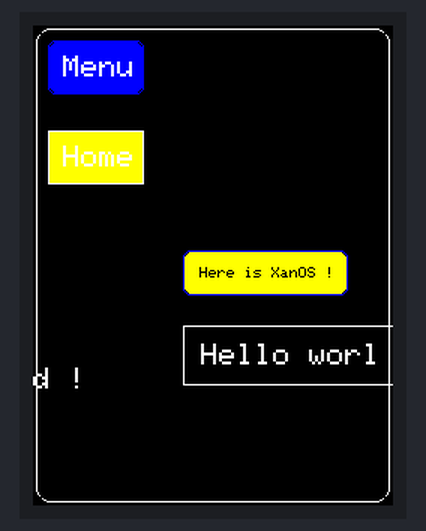
This sketch was run on a simulated Arduino Uno, built with avr-gcc and run on an emulated ATmega328P. Shown: 240×320 colour display.

Above: at 0.4 s.

The sketch:

xanosf.ino
```cpp
#if defined(__SAM3X8E__)
    #undef __FlashStringHelper::F(string_literal)
    #define F(string_literal) string_literal
#endif

// import packages
#include <Adafruit_GFX.h>
#include <Adafruit_TFTLCD.h>
#include <TouchScreen.h>
#include <SoftwareSerial.h>
#include "Button.h"
#include "Text.h"
#include <MCUFRIEND_kbv.h>

// Define variables
#define YP A2
#define XM A3
#define YM 8
#define XP 9

#define TS_MINX 130
#define TS_MAXX 905

#define TS_MINY 75
#define TS_MAXY 930

#define LCD_CS A3
#define LCD_CD A2
#define LCD_WR A1
#define LCD_RD A0
#define LCD_RESET A4

#define	BLACK   0x0000
#define	BLUE    0x001F
#define	RED     0xF800
#define	GREEN   0x07E0
#define CYAN    0x07FF
#define MAGENTA 0xF81F
#define YELLOW  0xFFE0
#define WHITE   0xFFFF

#define BOXSIZE 40
#define PENRADIUS 2

#define MINPRESSURE 10
#define MAXPRESSURE 1000

int oldcolor, currentcolor;
int co2Value = 0;
int temperatureValue = 0;
String message;
String receivedMessage;
String co2Label = "CO2: ";
String temperatureLabel = "Temperature: ";
int loopTime = 0;

MCUFRIEND_kbv tft;
TouchScreen ts = TouchScreen(XP, YP, XM, YM, 300);

void eraseScreen(int x=5, int y=5, int width=tft.width()-10, int height=tft.height()-10) {
    tft.fillRect(x, y, width, height, BLACK);
}

void sendToBackend(String message) {
    Serial.println(message);
}

void parseReceivedMessage(String receivedMessage) {
    int co2Index = receivedMessage.indexOf("CO2:") + 4;
    int tempIndex = receivedMessage.indexOf("Temperature:") + 12;

    co2Value = receivedMessage.substring(co2Index, receivedMessage.indexOf(",", co2Index)).toInt();
    temperatureValue = receivedMessage.substring(tempIndex).toInt();
}

void readFromBackend() {
    tft.print("Calling readFromBackend");
    tft.setCursor(50, 360);

    if (Serial.available() > 0) {
        eraseScreen(45, 360, 100, 10);
        tft.print("available");
    } else {
        eraseScreen(45, 360, 100, 10);
        tft.print("Not available");
    }

    while (Serial.available()) {
      char receivedChar = Serial.read();
        if (receivedChar == '\n') {
            parseReceivedMessage(receivedMessage);
            receivedMessage = "";
        } else {
            receivedMessage += receivedChar;
        }
    }
}

Button button1 = Button(10, 10, "Menu", WHITE, 2, 8, true, BLUE, 5, true, BLUE, true, eraseScreen);
Button button2 = Button(10, 70, "Home", WHITE, 2, 8, true, WHITE, 0, true, YELLOW, true, eraseScreen);

Text text1 = Text(100, 200, "Hello world !", WHITE, 2, 10, true);
Text text2 = Text(100, 150, "Here is XanOS !", BLACK, 1, 10, true, BLUE, 5, true, YELLOW);


// screen 1
Text screen1Texts[2] = {text1, text2};
Button scren1Buttons[2] = {button1, button2};

// Text xWelcome = Text("Welcome to XanOS", 2, 0, WHITE, 50, 50);

void setup(void) {
    Serial.begin(9600);

    tft.reset();
    uint16_t identifier = tft.readID();
    tft.begin(identifier);
    tft.setRotation(0);

    tft.fillScreen(BLACK);
    tft.drawRoundRect(2, 2, tft.width()-4, tft.height()-4, 10, WHITE);

    // xWelcome.render();

    // delay(3000);

    eraseScreen();
}

void loop() {
    loopTime++;
    digitalWrite(13, HIGH);
    TSPoint p = ts.getPoint();
    digitalWrite(13, LOW);

    // if sharing pins, you'll need to fix the directions of the touchscreen pins
    //pinMode(XP, OUTPUT);
    pinMode(XM, OUTPUT);
    pinMode(YP, OUTPUT);
    //pinMode(YM, OUTPUT);

    for (int i=0; i<2; i++){
        scren1Buttons[i].render();
    }
    for (int i=0; i<2; i++){
        screen1Texts[i].render();
    }

    delay(1000);

    if (p.z > MINPRESSURE && p.z < MAXPRESSURE) {

        p.x = p.x + p.y;
        p.y = p.x - p.y;
        p.x = p.x - p.y;

        p.x = map(p.x, TS_MINX, TS_MAXX, tft.width(), 0);

        p.y = tft.height()-(map(p.y, TS_MINY, TS_MAXY, tft.height(), 0));
        //p.y = map(p.y, TS_MINY, TS_MAXY, tft.height(), 0);

        if (p.y < BOXSIZE) {
            oldcolor = currentcolor;

            // Click a button
            if (p.x < BOXSIZE) {
                String msg = "Red";
                sendToBackend(msg);
                currentcolor = RED;
                tft.drawRect(0, 0, BOXSIZE, BOXSIZE, WHITE);
            } else if (p.x < BOXSIZE*2) {
                String msg = "Yellow";
                sendToBackend(msg);
                currentcolor = YELLOW;
                tft.drawRect(BOXSIZE, 0, BOXSIZE, BOXSIZE, WHITE);
            } else if (p.x < BOXSIZE*3) {
                currentcolor = GREEN;
                tft.drawRect(BOXSIZE*2, 0, BOXSIZE, BOXSIZE, WHITE);
            } else if (p.x < BOXSIZE*4) {
                currentcolor = CYAN;
                tft.drawRect(BOXSIZE*3, 0, BOXSIZE, BOXSIZE, WHITE);
            } else if (p.x < BOXSIZE*5) {
                currentcolor = BLUE;
                tft.drawRect(BOXSIZE*4, 0, BOXSIZE, BOXSIZE, WHITE);
            } else if (p.x < BOXSIZE*6) {
                currentcolor = MAGENTA;
                tft.drawRect(BOXSIZE*5, 0, BOXSIZE, BOXSIZE, WHITE);
            }

        }
    }
}
```

Button.cpp
```cpp
#include "Button.h"
#include <Arduino.h>
#include <stdint.h>
#include <MCUFRIEND_kbv.h>

extern MCUFRIEND_kbv tft;

Button::Button(
    int xPos,
    int yPos,
    String text,
    uint16_t textColor,
    int textSize,
    int padding,
    bool border,
    uint16_t borderColor,
    int borderRadious,
    bool fill,
    uint16_t backgroundColor,
    bool enabled,
    Callback cb
) : Clickable(
    xPos,
    yPos,
    text.length()*textSize*6+padding*2,
    textSize*10+padding*2,
    border,
    borderColor,
    borderRadious,
    fill,
    backgroundColor,
    enabled,
    cb
), x(xPos+padding+textSize), y(yPos+padding+textSize), text(text), textSize(textSize), textColor(textColor) {}

void Button::render(){
    Clickable::render();
    tft.setCursor(x, y);
    tft.setTextColor(textColor);
    tft.setTextSize(textSize);
    tft.print(text);
}

void Button::update(String text){
    text = text;
    render();
    Clickable::update();
}
```

Button.h
```cpp
#ifndef BUTTON_H
#define BUTTON_H

#include "Clickable.h"
#include <Arduino.h>
#include <stdint.h>


class Button : public Clickable {
    public:

        typedef void (*Callback)();

        Button(
            int xPos,
            int yPos,
            String text,
            uint16_t textColor=0xFFF,
            int textSize=2,
            int padding=2,
            bool border=true,
            uint16_t borderColor=0xFFF,
            int borderRadious=2,
            bool fill=false,
            uint16_t backgroundColor=0x000,
            bool enabled=true,
            Callback cb=nullptr
        );

        void render() override;
        void update(String text);

    private:
        int x;
        int y;
        String text;
        uint16_t textColor;
        int textSize;
};


#endif // BUTTON_H
```

Clickable.cpp
```cpp
#include "Clickable.h"
#include <MCUFRIEND_kbv.h>
#include <Arduino.h>
#include <stdint.h>

extern MCUFRIEND_kbv tft;

Clickable::Clickable(
    int xPos,
    int yPos,
    int w,
    int h,
    bool border,
    uint16_t borderColor,
    int borderRadious,
    bool fill,
    uint16_t backgroundColor,
    bool enabled,
    Callback cb
) : x(xPos), y(yPos), width(w), height(h), border(border), borderColor(borderColor), borderRadious(borderRadious), fill(fill), backgroundColor(backgroundColor), enabled(enabled), callback(cb) {}

void Clickable::render() {
    if (border) {
        tft.drawRoundRect(x, y, width, height, borderRadious, borderColor);
    }
    if (fill && borderRadious == 0) {
        tft.fillRect(x+1, y+1, width-2, height-2, backgroundColor);
    }else if (fill && borderRadious > 0) {
        tft.fillRoundRect(x+1, y+1, width-2, height-2, borderRadious, backgroundColor);
    }
}

void Clickable::update() {
    render();
}

void Clickable::setBackgroundColor(uint16_t backgroundColor) {
    this->backgroundColor = backgroundColor;
}

void Clickable::setBorderColor(uint16_t borderColor) {
    this->borderColor = borderColor;
}

void Clickable::setBorder(bool border) {
    this->border = border;
}

void Clickable::setEnabled(bool enabled) {
    this->enabled = enabled;
}

void Clickable::setOnClick(Callback cb) {
    this->callback = cb;
}

void Clickable::setX(int x) {
    this->x = x;
}

void Clickable::setY(int y) {
    this->y = y;
}

void Clickable::click() {
    if (enabled && callback) {
        callback();
    }
}

bool Clickable::contains(int x, int y) {
    return (x >= this->x && x <= this->x + width && y >= this->y && y <= this->y + height);
}
```

Clickable.h
```cpp
#ifndef CLICKABLE_H
#define CLICKABLE_H

#include <Arduino.h>
#include <stdint.h>

class Clickable {

    public:
        typedef void (*Callback)();

        Clickable(
            int xPos,
            int yPos,
            int w,
            int h,
            bool border=true,
            uint16_t borderColor=0xFFF,
            int borderRadious=0,
            bool fill=false,
            uint16_t backgroundColor=0x000,
            bool enabled=true,
            Callback cb = nullptr
        );

        virtual void  render();
        virtual void update();
        void setBackgroundColor(uint16_t backgroundColor);
        void setBorderColor(uint16_t borderColor);
        void setBorder(bool border);
        void setEnabled(bool enabled);
        void setOnClick(Callback cb);
        void setX(int x);
        void setY(int y);
        void click();
        bool contains(int x, int y);

    private:
        int x;
        int y;
        int width;
        int height;
        bool border;
        uint16_t borderColor;
        int borderRadious;
        bool fill;
        uint16_t backgroundColor;
        bool enabled;
        Callback callback;
};

#endif // CLICKABLE_H
```

Text.cpp
```cpp
#include "Text.h"
#include <MCUFRIEND_kbv.h>
#include <Arduino.h>
#include <stdint.h>

extern MCUFRIEND_kbv tft;

Text::Text(
    int xPos,
    int yPos,
    String txt,
    uint16_t txtColor,
    int txtSize,
    int pad,

    bool border,
    uint16_t borderColor,
    int borderRadious,
    bool fill,
    uint16_t backgroundColor
)
  : UnClickable(xPos, yPos, txt.length()*txtSize*6+pad*2, txtSize*10+pad*2, border, borderColor, borderRadious, fill, backgroundColor),
  text(txt), textSize(txtSize), textColor(txtColor), x(xPos+pad+txtSize), y(yPos+pad+txtSize) {}

void Text::render() {
    UnClickable::render();
    tft.setCursor(x, y);
    tft.setTextColor(textColor);
    tft.setTextSize(textSize);
    tft.print(text);
}

void Text::update(String newText) {
    text = newText;
    UnClickable::update();
    render();
}
```

Text.h
```cpp
#ifndef TEXT_H
#define TEXT_H

#include "UnClickable.h"
#include <Arduino.h>
#include <stdint.h>

// class text inherits from unclickable
class Text : public UnClickable {
    public:
        Text(
            int xPos,
            int yPos,
            String txt,
            uint16_t txtColor=0xFFFF,
            int txtSize=1,
            int pad=0,

            bool border=false,
            uint16_t borderColor=0xFFFF,
            int borderRadious=0,
            bool fill=false,
            uint16_t backgroundColor=0x0000
        );
        void render() override;
        void update(String text);

    private:
        String text;
        int textSize;
        uint16_t textColor;
        int x;
        int y;
};

#endif // TEXT_H
```

UnClickable.cpp
```cpp
#include "UnClickable.h"
#include <MCUFRIEND_kbv.h>

#include <Arduino.h>
#include <stdint.h>

extern MCUFRIEND_kbv tft;

UnClickable::UnClickable(
    int xPos,
    int yPos,
    int w,
    int h,
    bool border,
    uint16_t borderColor,
    int borderRadious,
    bool fill,
    uint16_t backgroundColor
)
  : x(xPos), y(yPos), width(w), height(h), border(border), borderColor(borderColor), borderRadious(borderRadious), fill(fill), backgroundColor(backgroundColor) {}

void UnClickable::render() {
    if (border) {
        tft.drawRoundRect(x, y, width, height, borderRadious, borderColor);
    }
    if (fill && borderRadious == 0) {
        tft.fillRect(x+1, y+1, width-2, height-2, backgroundColor);
    }else if (fill && borderRadious > 0) {
        tft.fillRoundRect(x+1, y+1, width-2, height-2, borderRadious, backgroundColor);
    }
}

void UnClickable::update() {
    render();
}

void UnClickable::setColor(uint16_t color) {
    backgroundColor = color;
}

void UnClickable::setX(int xPos) {
    x = xPos;
}

void UnClickable::setY(int yPos) {
    y = yPos;
}

void UnClickable::setWidth(int w) {
    width = w;
}

void UnClickable::setHeight(int h) {
    height = h;
}

void UnClickable::setDimensions(int xPos, int yPos, int w, int h) {
    x = xPos;
    y = yPos;
    width = w;
    height = h;
}
```

UnClickable.h
```cpp
#ifndef UNCLICKABLE_H
#define UNCLICKABLE_H

#include <Arduino.h>
#include <stdint.h>

class UnClickable {

    public:
        UnClickable(
            int xPos,
            int yPos,
            int w,
            int h,
            bool border=false,
            uint16_t borderColor=0xFFFF,
            int borderRadious=0,
            bool fill=false,
            uint16_t backgroundColor=0x0000
        );

        virtual void render();
        virtual void update();
        void setColor(uint16_t);
        void setX(int xPos);
        void setY(int yPos);
        void setWidth(int w);
        void setHeight(int h);
        void setDimensions(int xPos, int yPos, int w, int h);

    private:
        int x;
        int y;
        int width;
        int height;
        bool border;
        uint16_t borderColor;
        int borderRadious;
        bool fill;
        uint16_t backgroundColor;
};

#endif // UNCLICKABLE_H
```
